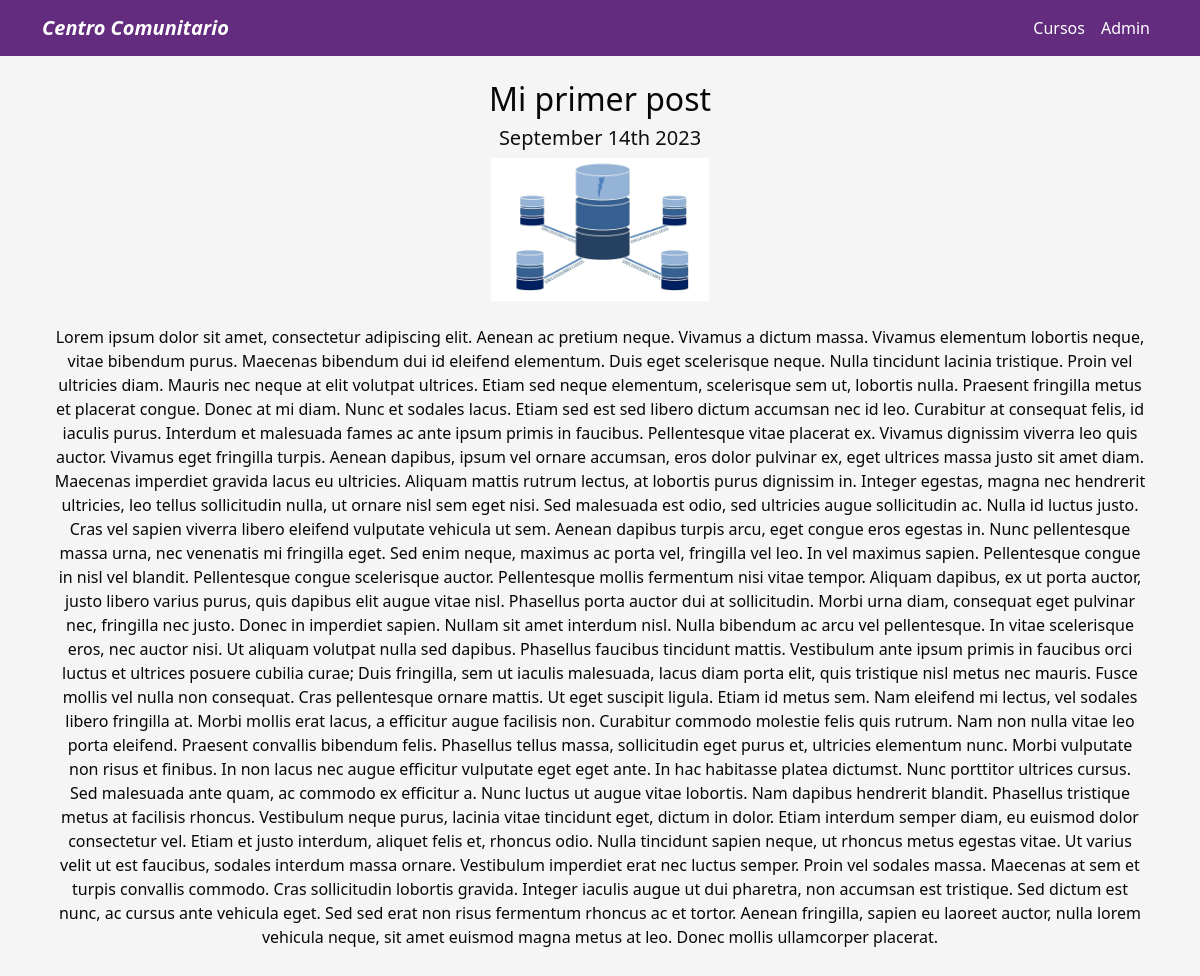
The page /blog/1 on the database its author committed.
### blog/models.py (models this page shows, shortened)
class Post(models.Model):
    title = models.CharField(max_length=100)
    description = models.TextField()
    image = models.ImageField(upload_to='blog/images')
    date = models.DateField(datetime.date.today)

### blog/views.py (the view)
# urls.py: path('<int:post_id>', post_detail, name="post_detail")
def post_detail(request, post_id):
    post = get_object_or_404(Post, pk=post_id)
    return render(request, 'post_detail.html',{"post": post})

### blog/templates/post_detail.html
{% extends 'layout.html' %}
{% block content %}
    <div class="text-center t-white-solid">
        <h2>{{post.title}}</h2>
        <h3 class="my-2 h5 text-muted t-gray-solid">{{post.date|date:'F jS Y'}}</h3>
        <img src="{{post.image.url}}" alt="{{post.title}}" class="img-fluid" style="max-width: 20%;">
        <div class="my-4">
            <p>{{post.description|safe}}</p>
        </div>
    </div>
{% endblock %}

### portfolio/static/main.css (style rules this page uses)
body { background-color: #F5F5F5; }
.t-white-solid { color: #070707; }
.t-gray-solid { color: #0f0f0f !important; }

### rows shown on the page
Post: title "Mi primer post", date "September 14th 2023", image (picture), description "Lorem ipsum dolor sit amet, consectetur adipiscing elit. Aenean ac pretium neque. Vivamus a dictum massa. Vivamus elementum lobortis neque, vitae bibendum purus. Maecenas bibendum dui id eleifend elementum. Duis eget scelerisque neque. Nulla tincidunt lacinia tristique. Proin vel ultricies diam. Mauris nec neque at elit volutpat ultrices. Etiam sed neque elementum, scelerisque sem ut, lobortis nulla. Praesent fringilla metus et placerat congue. Donec at mi diam. Nunc et sodales lacus. Etiam sed est sed libero dictum accumsan nec id leo. Curabitur at consequat felis, id iaculis purus. Interdum et malesuada fames ac ante ipsum primis in faucibus. Pellentesque vitae placerat ex. Vivamus…"
